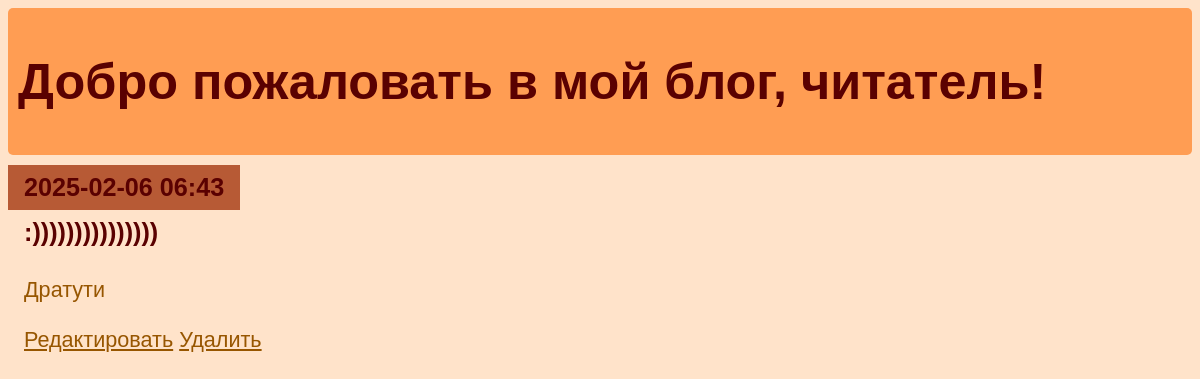
/entry/4, run on the app's committed database.
### entries/models.py (models this page shows, shortened)
class Entry(models.Model):
   title = models.CharField(max_length=200)
   content = models.TextField()
   date_created = models.DateTimeField(default=timezone.now)
   class Meta:
       verbose_name_plural = "Entries"

### entries/views.py (the view)
class EntryDetailView(DetailView):
   model = Entry

### entries/templates/entries/entry_detail.html
{% extends "entries/base.html" %}
{% block content %}
   <article>
       <h2>{{ entry.date_created|date:'Y-m-d H:i' }}</h2>
        <div class="block">
            <h3>{{ entry.title }}</h3>
            <p>{{ entry.content }}</p>
        </div>
   </article>
   <p>
        <a href="{% url 'entry-update' entry.id %}">Редактировать</a>
        <a href="{% url 'entry-delete' entry.id %}">Удалить</a>
    </p>
{% endblock %}

### entries/static/css/diary_blog.css (style rules this page uses)
* { display: flexbox; box-sizing: border-box; }
body { background-color: #ffe3ca; color: rgb(90, 1, 1); font-family: sans-serif; font-size: 18px; }
a { color: inherit; }
h2, h3 { font-size: 1.4em; margin: 0; display: inline-block; padding: 0.5rem 1rem; vertical-align: top; }
h2 { background-color: rgb(183, 90, 53); }
.block { width: 100%; }
article { margin-bottom: 0.5rem; }
p { font-size: 1.2em; padding-left: 1rem; line-height: 1.3em; max-width: 36rem; color: rgb(151, 86, 0); }

### data on the page
Entry: date_created "2025-02-06 06:43", title ":)))))))))))))))", content "Дратути"
